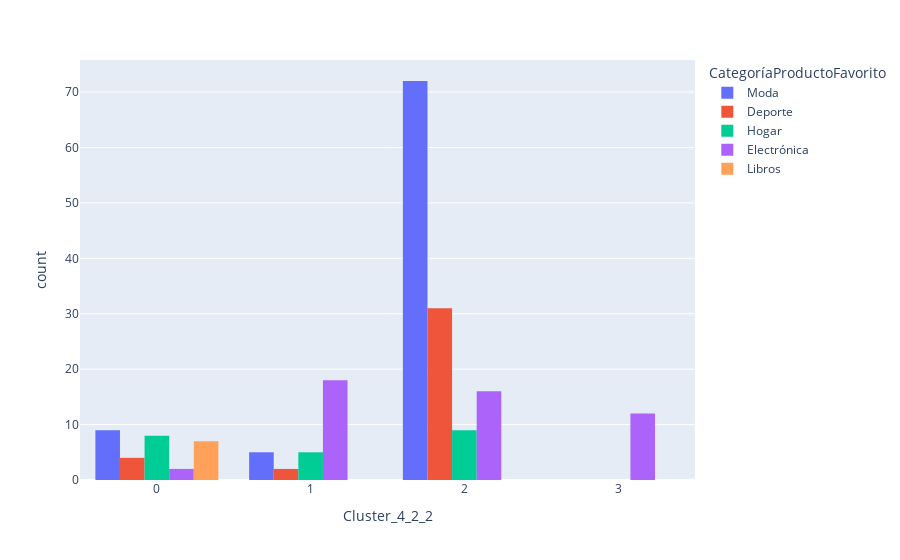

Source (notebook cell):
### Code cell
# Graficar productos favoritos por cluster

fig = px.histogram(df, x='Cluster_4_2_2', color='CategoríaProductoFavorito', barmode='group')

fig.show()

### Figure 1 — Plotly figure (JSON) as saved in the notebook; plotly's stock layout.template omitted (floating-point values rounded to 4 significant figures)
{"data": [{"alignmentgroup": "True", "bingroup": "x", "hovertemplate": "CategoríaProductoFavorito=Moda<br>Cluster_4_2_2=%{x}<br>count=%{y}<extra></extra>", "legendgroup": "Moda", "marker": {"color": "#636efa", "pattern": {"shape": ""}}, "name": "Moda", "offsetgroup": "Moda", "orientation": "v", "showlegend": true, "type": "histogram", "x": [2, 0, 2, 2, 2, 2, 0, 2, 0, 2, 0, 2, 2, 2, 2, 2, 2, 2, 0, 2, 2, 0, 2, 0, 2, 2, 2, 2, 2, 2, 2, 2, 2, 1, 2, 2, 2, 2, 2, 2, 2, 2, 2, 2, 2, 2, 2, 2, 2, 2, 2, 2, 2, 2, 2, 2, 2, 2, 2, 2, 2, 2, 2, 2, 1, 2, 1, 2, 0, 2, 2, 0, 2, 2, 1, 2, 2, 2, 2, 2, 2, 2, 2, 2, 2, 1], "xaxis": "x", "yaxis": "y"}, {"alignmentgroup": "True", "bingroup": "x", "hovertemplate": "CategoríaProductoFavorito=Deporte<br>Cluster_4_2_2=%{x}<br>count=%{y}<extra></extra>", "legendgroup": "Deporte", "marker": {"color": "#EF553B", "pattern": {"shape": ""}}, "name": "Deporte", "offsetgroup": "Deporte", "orientation": "v", "showlegend": true, "type": "histogram", "x": [2, 0, 2, 2, 2, 2, 2, 0, 1, 2, 0, 2, 2, 0, 2, 2, 2, 2, 2, 2, 2, 2, 2, 2, 2, 2, 2, 2, 2, 1, 2, 2, 2, 2, 2, 2, 2], "xaxis": "x", "yaxis": "y"}, {"alignmentgroup": "True", "bingroup": "x", "hovertemplate": "CategoríaProductoFavorito=Hogar<br>Cluster_4_2_2=%{x}<br>count=%{y}<extra></extra>", "legendgroup": "Hogar", "marker": {"color": "#00cc96", "pattern": {"shape": ""}}, "name": "Hogar", "offsetgroup": "Hogar", "orientation": "v", "showlegend": true, "type": "histogram", "x": [2, 1, 2, 0, 0, 0, 2, 1, 2, 0, 2, 0, 0, 2, 0, 2, 1, 1, 2, 0, 1, 2], "xaxis": "x", "yaxis": "y"}, {"alignmentgroup": "True", "bingroup": "x", "hovertemplate": "CategoríaProductoFavorito=Electrónica<br>Cluster_4_2_2=%{x}<br>count=%{y}<extra></extra>", "legendgroup": "Electrónica", "marker": {"color": "#ab63fa", "pattern": {"shape": ""}}, "name": "Electrónica", "offsetgroup": "Electrónica", "orientation": "v", "showlegend": true, "type": "histogram", "x": [1, 3, 2, 3, 2, 3, 2, 1, 3, 2, 1, 1, 2, 2, 1, 2, 3, 2, 0, 3, 2, 1, 1, 1, 0, 1, 3, 3, 3, 3, 2, 1, 1, 3, 1, 1, 2, 2, 1, 1, 1, 3, 2, 2, 2, 1, 1, 2], "xaxis": "x", "yaxis": "y"}, {"alignmentgroup": "True", "bingroup": "x", "hovertemplate": "CategoríaProductoFavorito=Libros<br>Cluster_4_2_2=%{x}<br>count=%{y}<extra></extra>", "legendgroup": "Libros", "marker": {"color": "#FFA15A", "pattern": {"shape": ""}}, "name": "Libros", "offsetgroup": "Libros", "orientation": "v", "showlegend": true, "type": "histogram", "x": [0, 0, 0, 0, 0, 0, 0], "xaxis": "x", "yaxis": "y"}], "layout": {"barmode": "group", "legend": {"title": {"text": "CategoríaProductoFavorito"}, "tracegroupgap": 0}, "margin": {"t": 60}, "xaxis": {"anchor": "y", "domain": [0, 1], "title": {"text": "Cluster_4_2_2"}}, "yaxis": {"anchor": "x", "domain": [0, 1], "title": {"text": "count"}}}}
